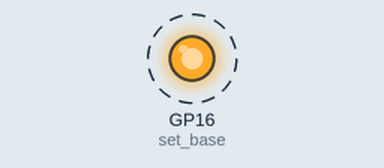
This program was run on a simulated Raspberry Pi Pico running MicroPython. Shown: output pins drawn as LEDs (lit = HIGH). Dashed ring = blinking. What the program prints to the serial console is not drawn.

Above: at 0.2 s.
Timing chart, 0 to 3.0 s (numbered marks = the images above):
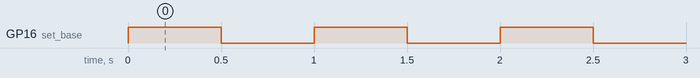

Measured:
- by itself, GP16 (set_base): alternates HIGH for 0.50 s and LOW for 0.50 s

The program:

R_2425CL3_blinkPIO_v2_0.py
```python
# Example using PIO to blink an LED and raise an IRQ at 1Hz.
# Note: this does not work on Pico W because it uses Pin(25) for LED output.

# ruff: noqa: F821 - @asm_pio decorator adds names to function scope

import time
from machine import Pin
import rp2


@rp2.asm_pio(set_init=rp2.PIO.OUT_LOW)
def blink_1hz():
    # fmt: off
    # Cycles: 1 + 1 + 6 + 32 * (30 + 1) = 1000
    irq(rel(0))
    set(pins, 1)
    set(x, 31)                  [5]
    label("delay_high")
    nop()                       [29]
    jmp(x_dec, "delay_high")

    # Cycles: 1 + 1 + 6 + 32 * (30 + 1) = 1000
    nop()
    set(pins, 0)
    set(x, 31)                  [5]
    label("delay_low")
    nop()                       [29]
    jmp(x_dec, "delay_low")
    # fmt: on


# Create the StateMachine with the blink_1hz program, outputting on Pin(25).
sm = rp2.StateMachine(0, blink_1hz, freq=2000, set_base=Pin(16))

# Set the IRQ handler to print the millisecond timestamp.
sm.irq(lambda p: print(time.ticks_ms()))

# Start the StateMachine.
sm.active(1)
```
